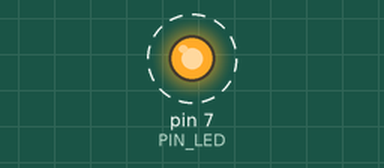
Bench run of a sketch on a simulated Arduino Uno, built with avr-gcc and run on an emulated ATmega328P. Parts: output pins drawn as LEDs (lit = HIGH). Dashed ring = blinking. At 2.0 s the program stops and its outputs stay as they are.

Above: at 1.05 s.
Timing chart, 0 to 3.5 s (numbered marks = the images above):
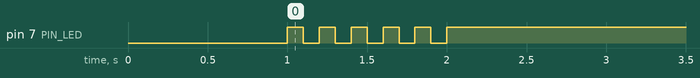

The sketch:

05_practice_2.ino
```cpp
#define PIN_LED 7

void setup() {
  pinMode(PIN_LED, OUTPUT);
  digitalWrite(PIN_LED, 0);
  delay(1000);
}

void loop() {
  for(int i=1; i<=5; i++) {
   digitalWrite(PIN_LED, 1);
   delay(100);
   digitalWrite(PIN_LED, 0);
   delay(100);
  }

  digitalWrite(PIN_LED, 1);

  while(1) {
    ; // infinite loop
  }
}
```

Measured:
- by itself, pin 7 (PIN_LED): alternates HIGH for 0.10 s and LOW for 0.10 s, 11 changes in all, then stays HIGH
